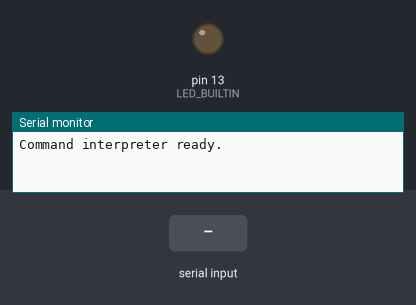
The sketch below on a simulated Arduino Uno, built with avr-gcc and run on an emulated ATmega328P. On the bench: output pins drawn as LEDs (lit = HIGH), the last lines printed to the serial monitor. The test bench sets the inputs (shaded band).

Above: at 1.2 s.
1.3 s: "led_on\n" received over Serial
At 2.5 s:
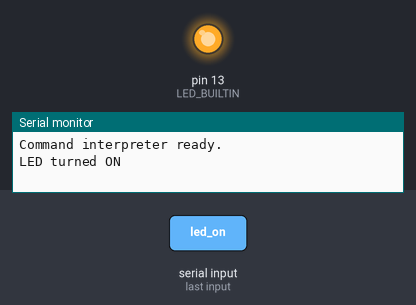
2.8 s: "led_off\n" received over Serial
At 3.8 s:
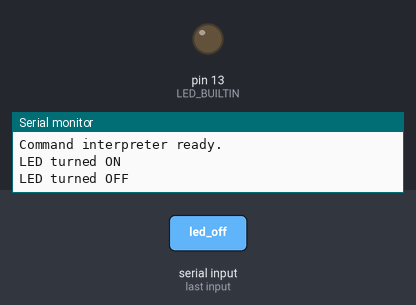
Timing chart, 0 to 5.8 s (numbered marks = the images above; inputs shaded):
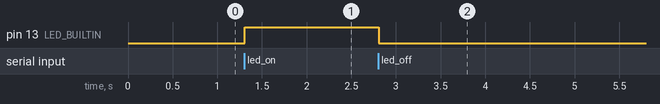

The sketch:

serial_cmd.ino
```cpp
/*
 * AI generated serial console template
 * Fixes & mods by Steve
 */

String inputString = "";
bool stringComplete = false;

void setup()
{
  pinMode(LED_BUILTIN, OUTPUT);
  Serial.begin(9600);
  inputString.reserve(32);
  Serial.println("Command interpreter ready.");
}

void loop()
{
  if (stringComplete) {
    processCommand(inputString);
    inputString = "";
    stringComplete = false;
  }
}

/* Serial Routines */

/* Note: Runs once per loop() BUT only works on UNO R3, Nano, Mega 2560 Rev3 and Due */

void serialEvent()
{
  while (Serial.available()) {

    char inChar = (char) Serial.read();

    if (inChar == '\n')
      stringComplete = true;
    else
      inputString += inChar;
  }
}

void processCommand(String commandLine)
{
  commandLine.trim();

  if (commandLine.length() == 0)
    return;

  /* Split command and arguments */

  int spaceIndex = commandLine.indexOf(' ');

  String command = (spaceIndex == -1) ? commandLine : commandLine.substring(0, spaceIndex);

  String args = (spaceIndex == -1) ? "" : commandLine.substring(spaceIndex + 1);

  /* match command */

  if (command == "led_on") {

    digitalWrite(LED_BUILTIN, HIGH);
    Serial.println("LED turned ON");

  } else if (command == "led_off") {

    digitalWrite(LED_BUILTIN, LOW);
    Serial.println("LED turned OFF");

  } else if (command == "echo")
      Serial.println("Echo: " + args);
    else
      Serial.println("Unknown command: " + command);
}
```

Measured:
- after the input at 1.3 s, pin 13 (LED_BUILTIN): LOW → HIGH at once
- after the input at 2.8 s, pin 13 (LED_BUILTIN): HIGH → LOW at once
